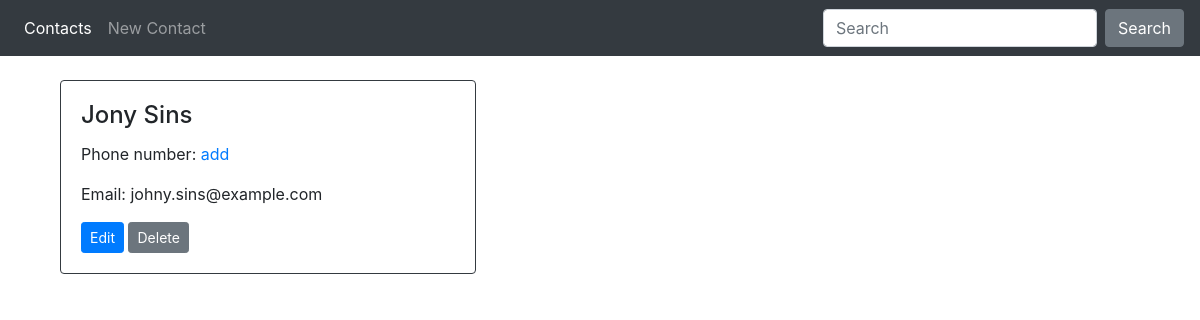
The page /contact/6/ on the database its author committed.
### contacts/models.py (models this page shows)
class Person(models.Model):
    first_name  = models.CharField(max_length=50)
    last_name   = models.CharField(max_length=50)

class Email(models.Model):
    person      = models.ForeignKey(Person, editable=False, on_delete=models.CASCADE)
    email       = models.EmailField(null=True, blank=True)

### contacts/views.py (the view)
# urls.py: path('contact/<int:id>/', contact_detail_view, name="contact-details"),
def contact_detail_view(request, id):
    contact = Person.objects.get(pk=id)
    try:
        contact.phone = contact.phone_set.get(person=contact).phone
        if contact.phone == None: contact.phone = ""
        contact.email = contact.email_set.get(person=contact).email
        if contact.email == None: contact.email = ""
    except Phone.DoesNotExist:
        print("phone does not exist")
    except Email.DoesNotExist:
        print("email does not exist")
    context = {"contact": contact}
    return render(request, "contacts/details.html", context)

### contacts/templates/contacts/details.html (shortened to what this page needs)
{% extends "contacts/base.html" %}
{% block content %}
        <div class="card border-dark mb-3" style="width: 26rem;">
                <div class="card-body">
                        <h4 class="card-title">{{ contact.first_name }} {{ contact.last_name }}</h4>
                        <p class="card-text">Phone number: {{ contact.phone }} {% if not contact.phone %} <a class="" href="">add</a>{% endif %}</p>
                        <p class="card-text">Email: {{ contact.email }} {% if not contact.email %} <a class="" href="">add</a>{% endif %}</p>
                        <a href="{% url 'edit-contact' contact.pk %}" class="btn btn-primary btn-sm">Edit</a>
                        <a href="{% url 'delete-contact' contact.pk %}" class="btn btn-secondary btn-sm">Delete</a>
                </div>
        </div>
{% endblock content %}

### contacts/templates/contacts/base.html (style rules this page uses)
body { padding-top: 5rem; }

### rows shown on the page
Person: first_name "Jony", last_name "Sins", email "johny.sins@example.com"
